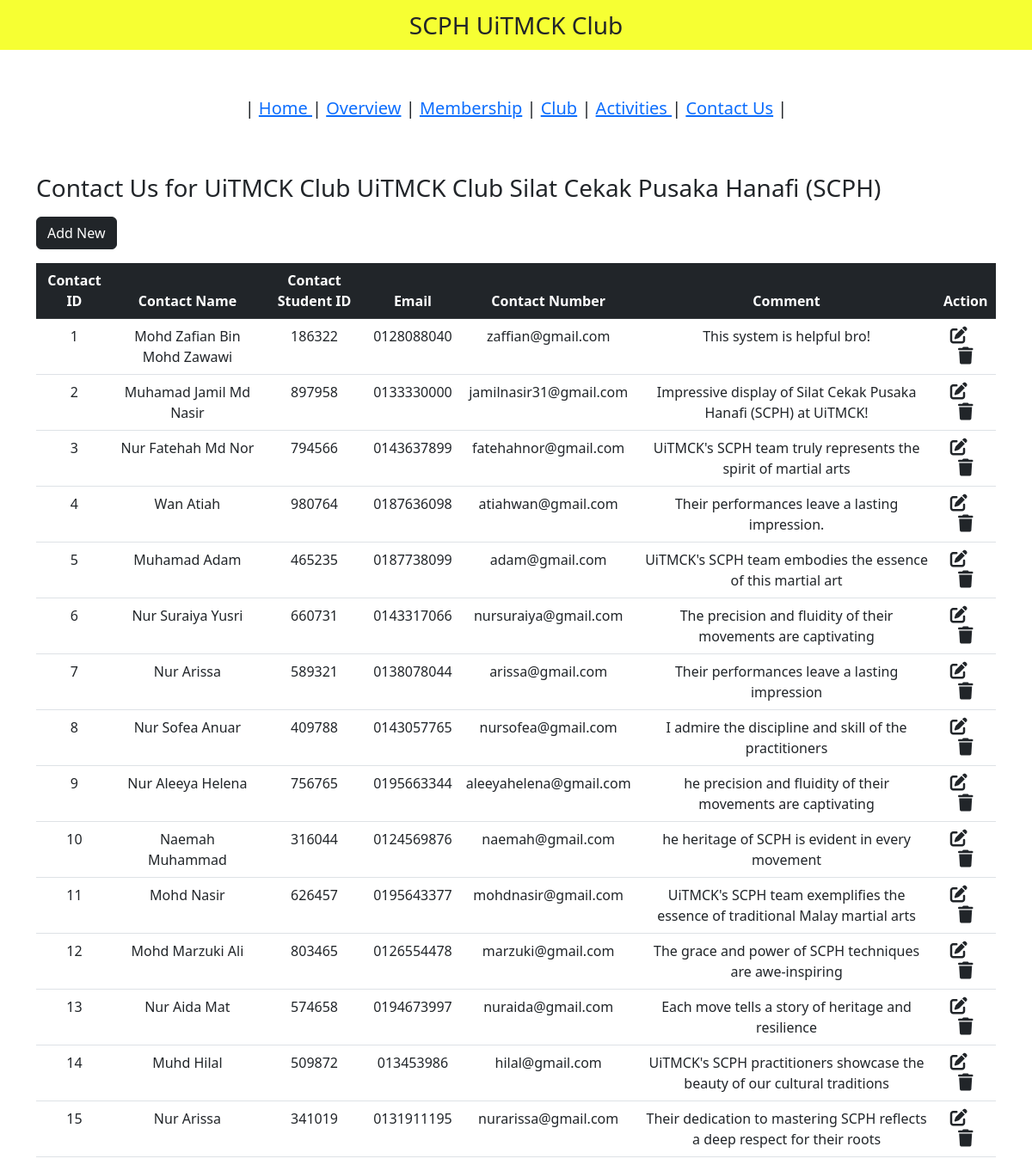
The page /contact.php on the database its author committed.
### tables this page shows
CREATE TABLE `contact` (
  `contact_id` int NOT NULL,
  `contact_name` varchar(200) NOT NULL,
  `contact_studid` int NOT NULL,
  `contact_desc` longtext NOT NULL,
  `contact_email` varchar(150) NOT NULL,
  `contact_phone` varchar(12) NOT NULL
);

### contact.php (the view, shortened to what this page needs)
<?php
include "db_conn.php";
?>
<!DOCTYPE html>
<html lang="en">
<head>
  <link href="https://cdn.jsdelivr.net/npm/bootstrap@5.2.3/dist/css/bootstrap.min.css" rel="stylesheet">
  <link rel="stylesheet" href="https://cdnjs.cloudflare.com/ajax/libs/font-awesome/6.4.0/css/all.min.css" />
</head>
<body>
  <nav class="navbar navbar-light justify-content-center fs-3 mb-5" style="background-color: #F6FF33;">
    SCPH UiTMCK Club
  </nav>
   <nav class="navbar navbar-light justify-content-center fs-3 mb-5" style="background-color: #00fffff;">
<h5>| <a href="index.php">Home </a>| <a href="home.php">Overview</a> | <a href="membership.php">Membership</a> | <a href="club.php">Club</a> | <a href="activity.php">Activities </a> | <a href="contact.php">Contact Us</a> | </h5></p>
</nav>
  <div class="container">
	<p align="center"><h3>Contact Us for UiTMCK Club UiTMCK Club Silat Cekak Pusaka Hanafi (SCPH)</h3></p>
    <a href="add_contact.php" class="btn btn-dark mb-3">Add New</a>
    <table class="table table-hover text-center">
      <thead class="table-dark">
        <tr>
          <th scope="col">Contact ID</th>
          <th scope="col">Contact Name</th>
          <th scope="col">Contact Student ID</th>
          <th scope="col">Email</th>
          <th scope="col">Contact Number</th>
          <th scope="col">Comment</th>
          <th scope="col">Action</th>
        </tr>
      </thead>
      <tbody>
        <?php
        $sql = "SELECT * FROM `contact`";
        $result = mysqli_query($conn, $sql);
        while ($row = mysqli_fetch_assoc($result)) {
        ?>
          <tr>
            <td><?php echo $row["contact_id"] ?></td>
            <td><?php echo $row["contact_name"] ?></td>
            <td><?php echo $row["contact_studid"] ?></td>
            <td><?php echo $row["contact_phone"] ?></td>
            <td><?php echo $row["contact_email"] ?></td>
            <td><?php echo $row["contact_desc"] ?></td>
            <td>
              <a href="edit_Contact.php?contact_id=<?php echo $row["contact_id"] ?>" class="link-dark"><i class="fa-solid fa-pen-to-square fs-5 me-3"></i></a>
              <a href="delete_Contact.php?contact_id=<?php echo $row["contact_id"] ?>" class="link-dark"><i class="fa-solid fa-trash fs-5"></i></a>
            </td>
          </tr>
        <?php
        }
        ?>
      </tbody>
    </table>
  </div>
</body>
</html>

### rows shown on the page
contact: contact_id "1", contact_name "Mohd Zafian Bin Mohd Zawawi", contact_studid "186322", contact_phone "0128088040", contact_email "zaffian@gmail.com", contact_desc "This system is helpful bro!"
contact: contact_id "2", contact_name "Muhamad Jamil Md Nasir", contact_studid "897958", contact_phone "0133330000", contact_email "jamilnasir31@gmail.com", contact_desc "Impressive display of Silat Cekak Pusaka Hanafi (SCPH) at UiTMCK!"
contact: contact_id "3", contact_name "Nur Fatehah Md Nor", contact_studid "794566", contact_phone "0143637899", contact_email "fatehahnor@gmail.com", contact_desc "UiTMCK's SCPH team truly represents the spirit of martial arts"
contact: contact_id "4", contact_name "Wan Atiah", contact_studid "980764", contact_phone "0187636098", contact_email "atiahwan@gmail.com", contact_desc "Their performances leave a lasting impression."
contact: contact_id "5", contact_name "Muhamad Adam", contact_studid "465235", contact_phone "0187738099", contact_email "adam@gmail.com", contact_desc "UiTMCK's SCPH team embodies the essence of this martial art"
contact: contact_id "6", contact_name "Nur Suraiya Yusri", contact_studid "660731", contact_phone "0143317066", contact_email "nursuraiya@gmail.com", contact_desc "The precision and fluidity of their movements are captivating"
contact: contact_id "7", contact_name "Nur Arissa", contact_studid "589321", contact_phone "0138078044", contact_email "arissa@gmail.com", contact_desc "Their performances leave a lasting impression"
contact: contact_id "8", contact_name "Nur Sofea Anuar", contact_studid "409788", contact_phone "0143057765", contact_email "nursofea@gmail.com", contact_desc "I admire the discipline and skill of the practitioners"
contact: contact_id "9", contact_name "Nur Aleeya Helena", contact_studid "756765", contact_phone "0195663344", contact_email "aleeyahelena@gmail.com", contact_desc "he precision and fluidity of their movements are captivating"
contact: contact_id "10", contact_name "Naemah Muhammad", contact_studid "316044", contact_phone "0124569876", contact_email "naemah@gmail.com", contact_desc "he heritage of SCPH is evident in every movement"
contact: contact_id "11", contact_name "Mohd Nasir", contact_studid "626457", contact_phone "0195643377", contact_email "mohdnasir@gmail.com", contact_desc "UiTMCK's SCPH team exemplifies the essence of traditional Malay martial arts"
contact: contact_id "12", contact_name "Mohd Marzuki Ali", contact_studid "803465", contact_phone "0126554478", contact_email "marzuki@gmail.com", contact_desc "The grace and power of SCPH techniques are awe-inspiring"
contact: contact_id "13", contact_name "Nur Aida Mat", contact_studid "574658", contact_phone "0194673997", contact_email "nuraida@gmail.com", contact_desc "Each move tells a story of heritage and resilience"
contact: contact_id "14", contact_name "Muhd Hilal", contact_studid "509872", contact_phone "013453986", contact_email "hilal@gmail.com", contact_desc "UiTMCK's SCPH practitioners showcase the beauty of our cultural traditions"
contact: contact_id "15", contact_name "Nur Arissa", contact_studid "341019", contact_phone "0131911195", contact_email "nurarissa@gmail.com", contact_desc "Their dedication to mastering SCPH reflects a deep respect for their roots"
